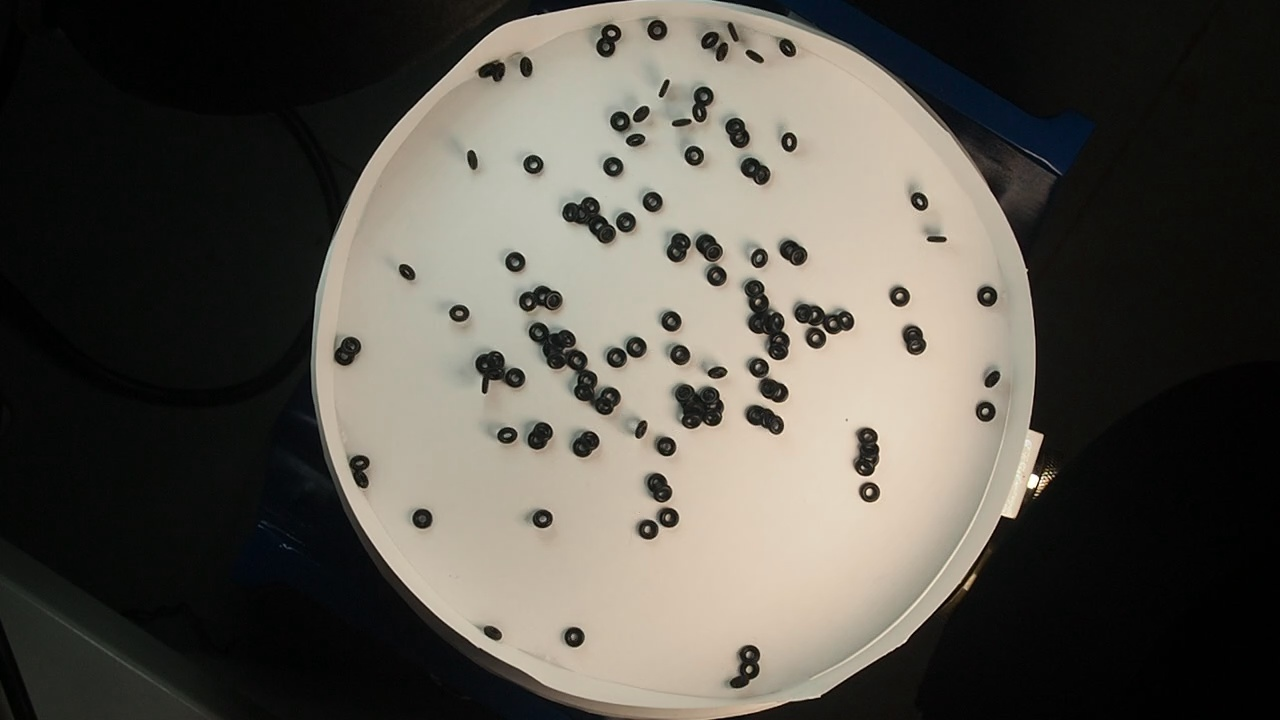
#> input picture Refined_Codes/frames/frame1.jpg, 1280 x 720 px; its folder holds only this picture in this run
$ python image_labeler_all.py
#> lines starting #> are read from the running program, lines starting #| are printed output that depends on the picture; after the words box and inside, x2 and y2 are one past the last pixel; in counts of white or black regions, pixels touching at a corner belong together
import cv2
import numpy as np
import csv
from skimage.measure import label, regionprops

for i in range(1,10000):
    # Load your frame (replace 'your_frame.jpg' with the actual file path)
    image = cv2.imread('frames/frame{}.jpg'.format(i),0)
#> image: shape (720, 1280); min 0, max 255, mean 83.3

    # rgb_frame = cv2.imread('ExpFrames/frame1.jpg')

    #image = cv2.bitwise_not(image)
    # Threshold the image to create a binary mask
    ret, binary_mask = cv2.threshold(image, 110, 255, cv2.THRESH_BINARY)
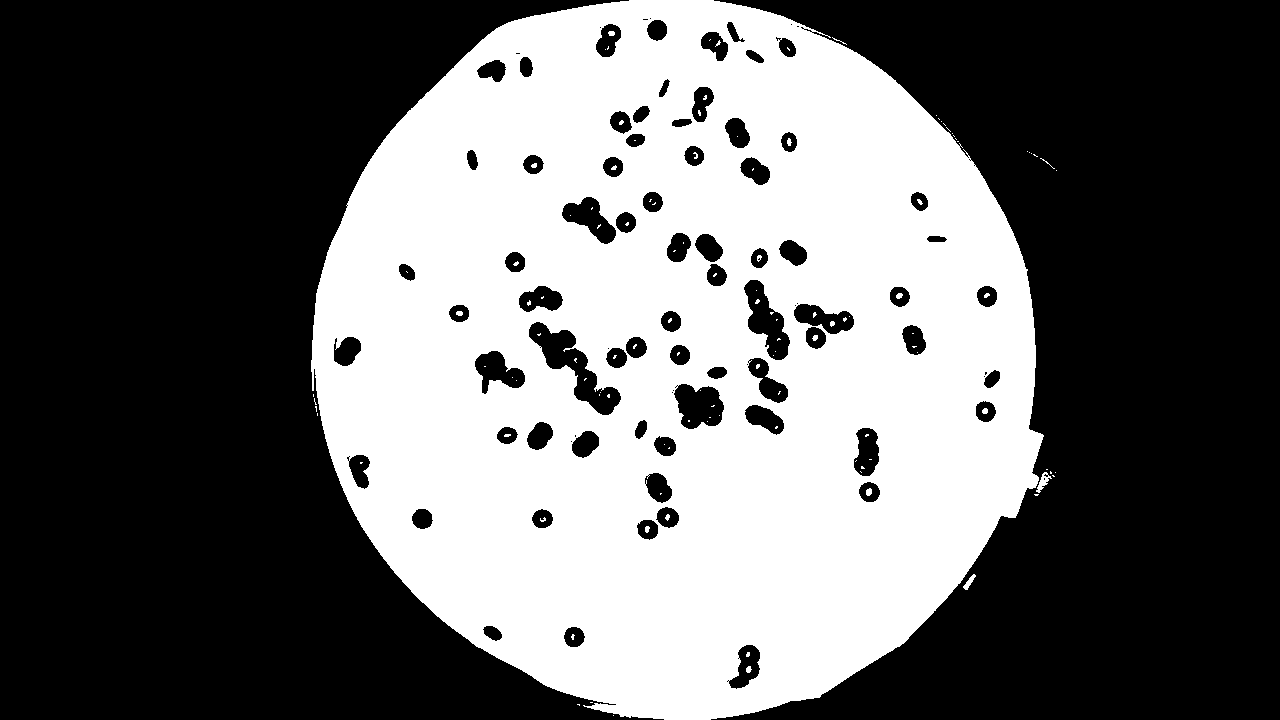
#> binary_mask: shape (720, 1280); 40.9% white; 120 white regions (101 under 20 px), largest, box (x1, y1, x2, y2) and area: (311, 0, 1044, 720) 375225, (1036, 472, 1052, 493) 128, (963, 574, 976, 590) 79
    binary_mask = cv2.bitwise_not(binary_mask)
#> binary_mask: shape (720, 1280); 59.1% white; 120 black regions (101 under 20 px)

    # Find contours in the binary mask
    contours, hierarchy = cv2.findContours(binary_mask, cv2.RETR_EXTERNAL, cv2.CHAIN_APPROX_SIMPLE)
#> contours = 88 contours, 16 with area under 20; largest, box (x1, y1, x2, y2) and area: (0, 0, 664, 720) 281109, (711, 0, 1280, 720) 229004, (529, 322, 621, 415) 2654, (744, 280, 790, 360) 1736, (674, 384, 724, 429) 1576

    # Create a mask to fill holes

    filled_mask = np.zeros_like(binary_mask)

    # Fill each contour in the mask
    cv2.drawContours(filled_mask, contours, -1, 255, thickness=cv2.FILLED)
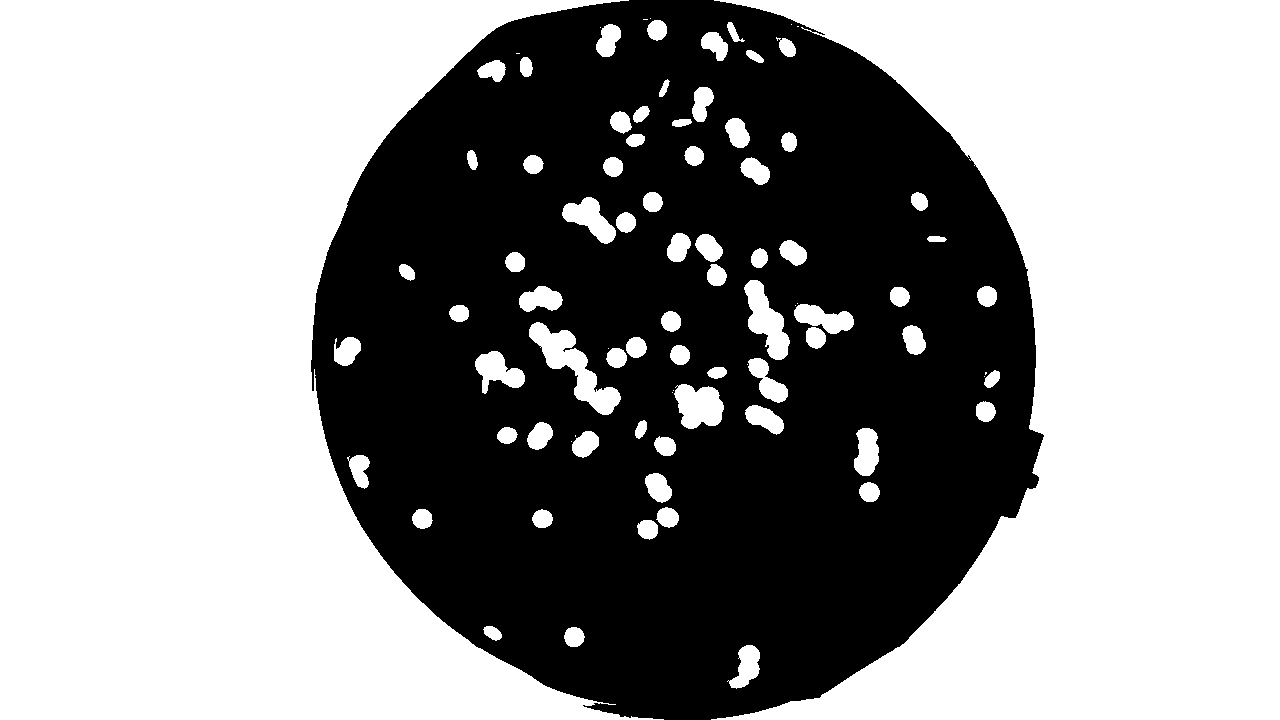
#> filled_mask: shape (720, 1280); 59.3% white; 1 black region, box (x1, y1, x2, y2) and area: (311, 0, 1044, 720) 375191
    output_path='btp/Thresholded_images/image_{}.png'.format(i)
    cv2.imwrite(output_path, filled_mask)
    print(f"Particles data for frame {i} has been saved to {output_path}.")


    # Binarize the frame using an appropriate thresholding method
    # _, binary_frame = cv2.threshold(graframe, 70, 255, cv2.THRESH_BINARY)

    # Label connected components in the binary image
    label_im = label(filled_mask)
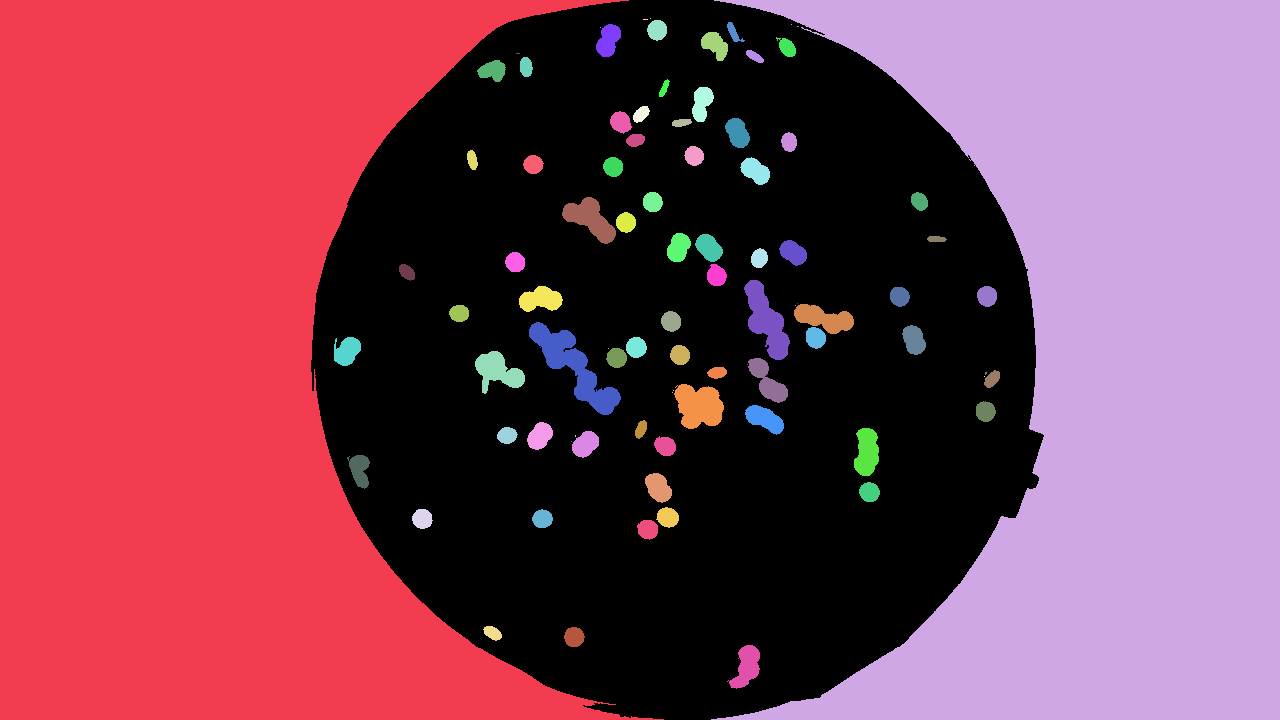
#> label_im: shape (720, 1280) int64; 89 distinct labels, from 0 to 88; one colour per label, 0 black
    output_path='results/Labeled_images/labeled_image_{}.png'.format(i)
    cv2.imwrite(output_path, label_im)
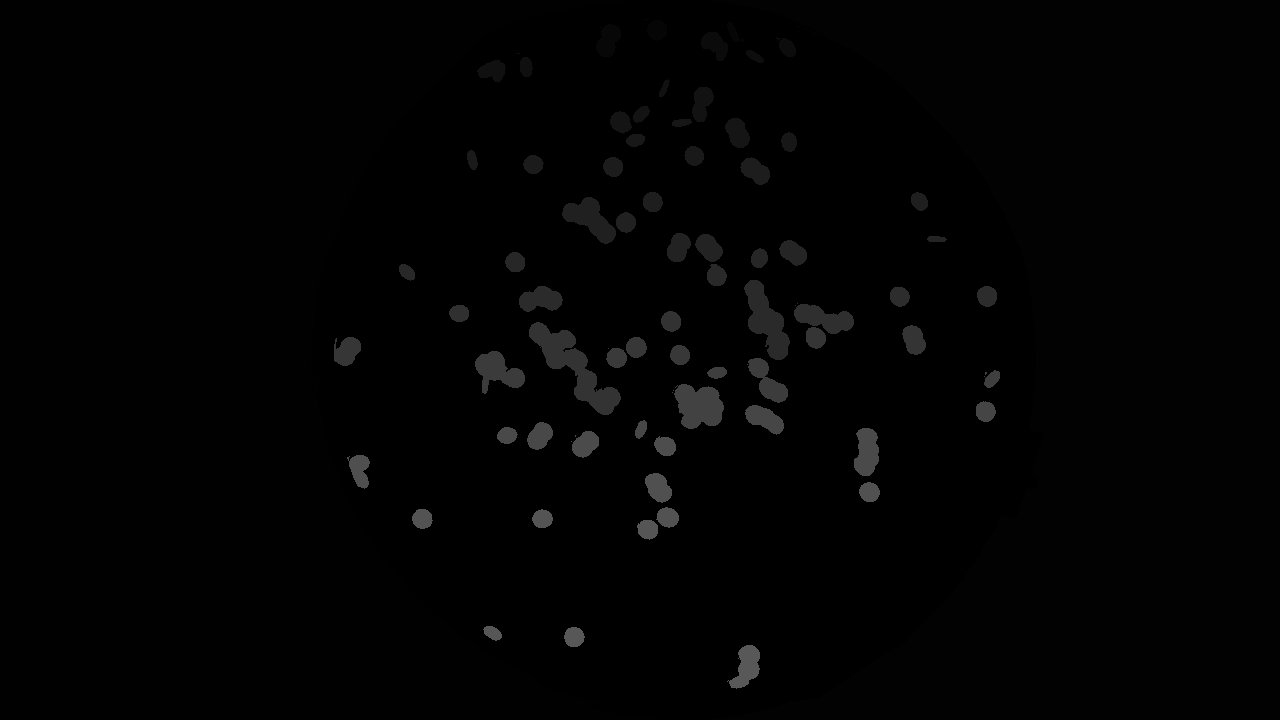
#> saved as labeled_image_1.png: shape (720, 1280); min 0, max 88, mean 2.6
#> (the run stopped early here; a loop or call above may not have finished)
